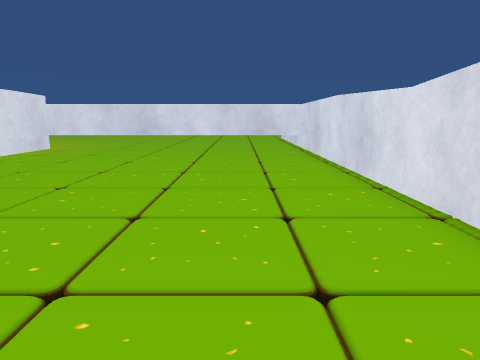
View 1 (above)

20 first-person views from a walk through a scene from a Unity 3-D project. The camera is 0.64 m above the floor, tilts 10° down and sees 70° across. The floor is counted in squares, 0.5 m on a side. Each view is taken from the middle of a square. On the plan, view 1 faces up. The plan holds only what a view shows up to about 14 squares ahead; the rest is blank. The place goes on beyond the plan. The player character is not drawn. Some animated figures are not drawn. Some surface patterns are stand-ins.

View 2
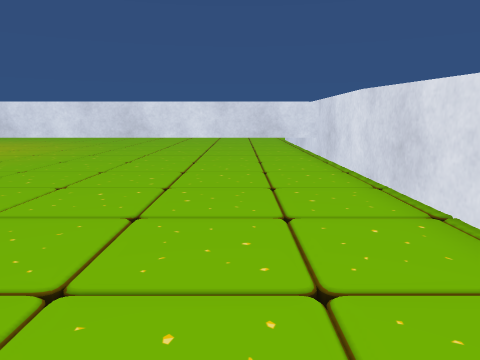

View 3
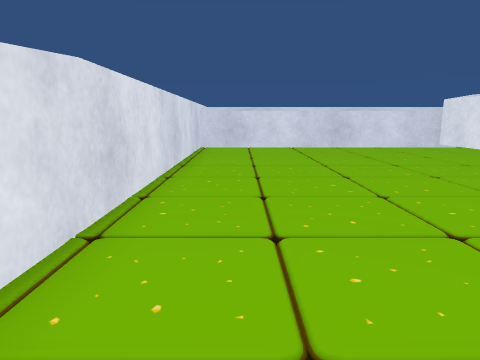

View 4
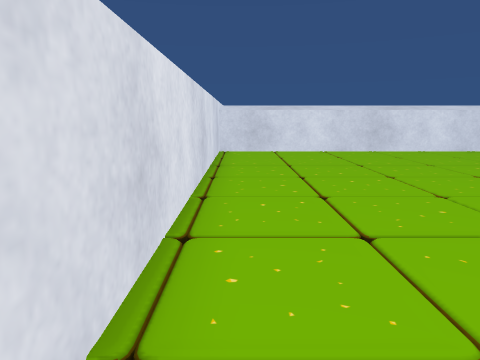

View 5
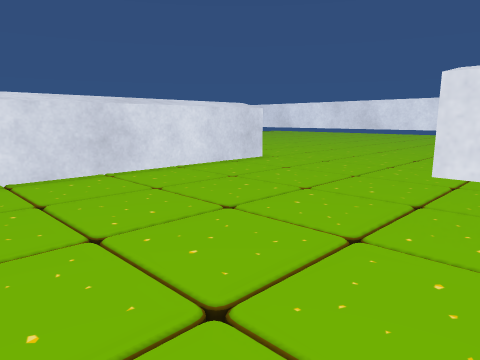

View 6
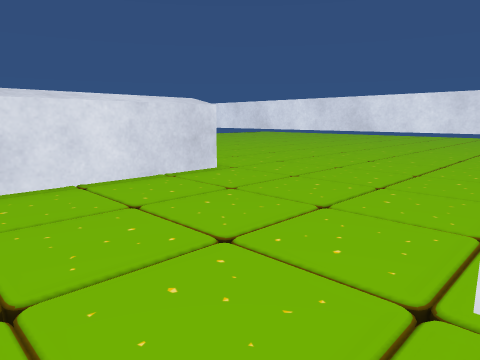

View 7
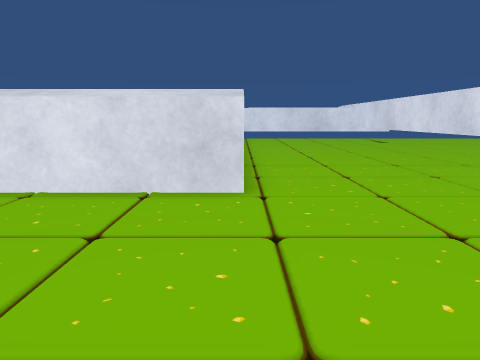

View 8
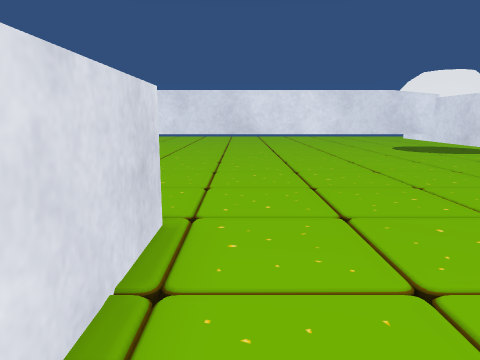

View 9
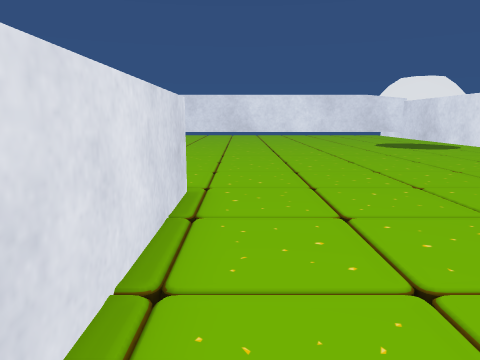

View 10
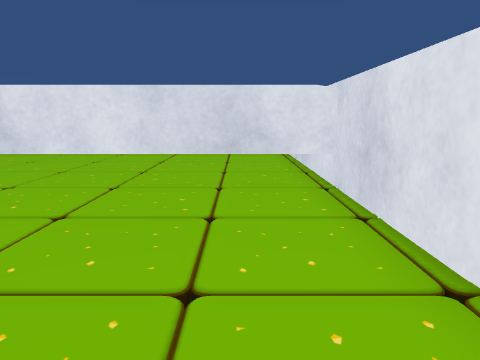

View 11
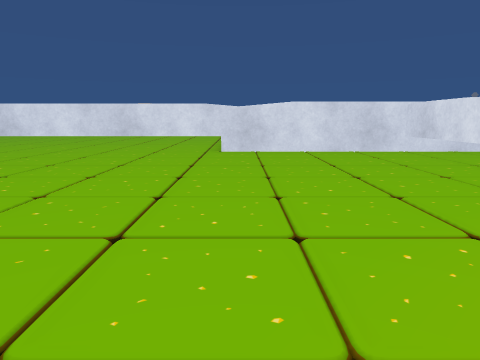

View 12
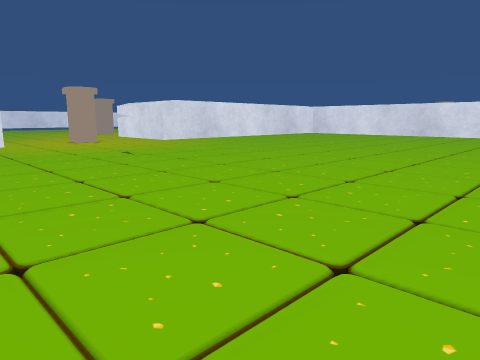

View 13
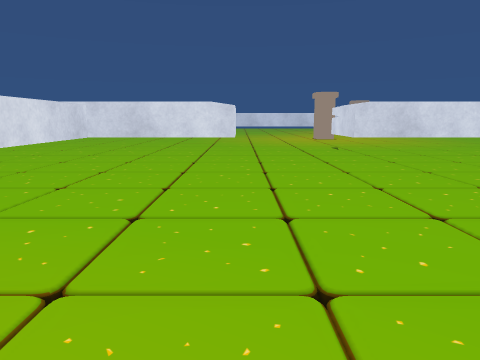

View 14
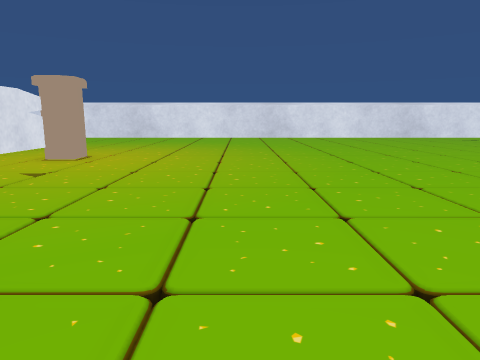

View 15
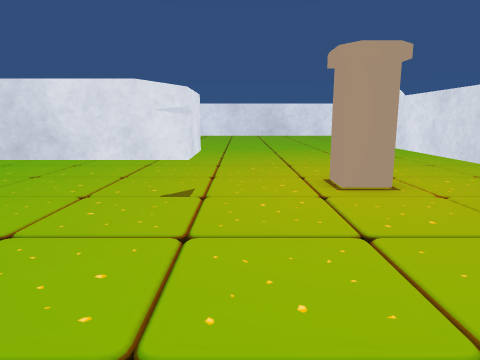

View 16
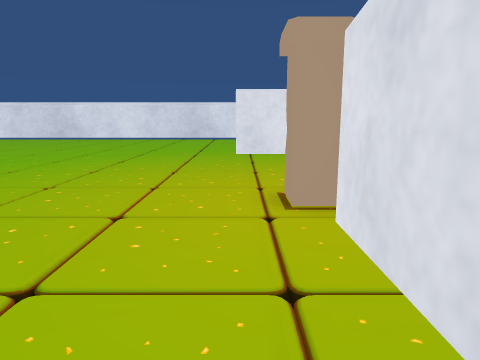

View 17
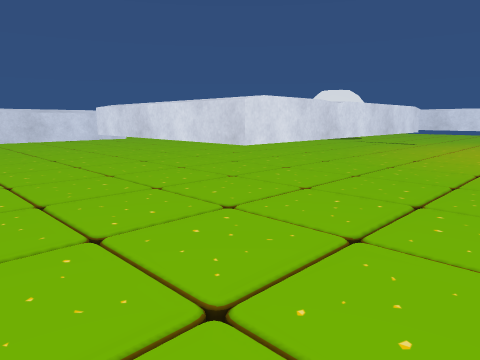

View 18
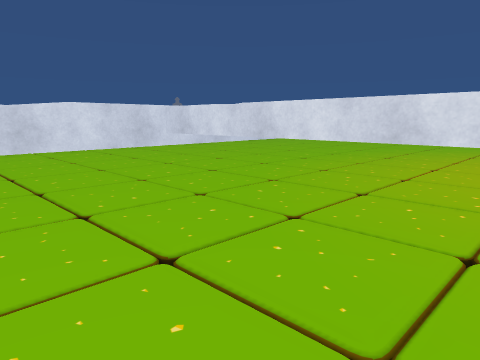

View 19
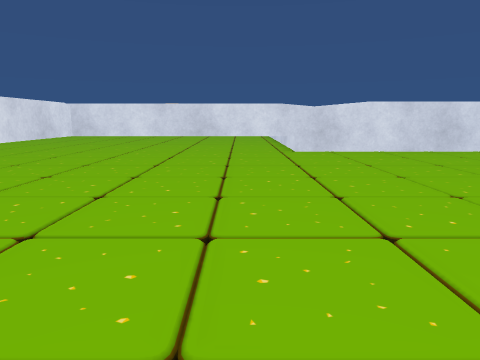

View 20
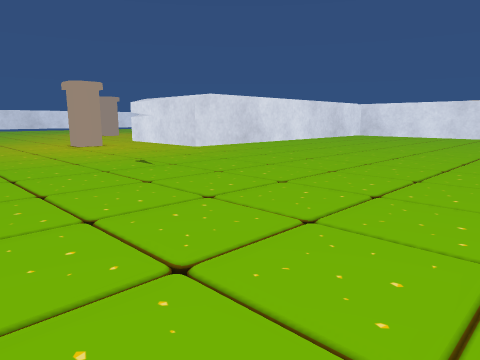

### Floor plan
Key: @ floor where view 1 was taken; . floor; ^ raised ledge; T thing the floor can be seen under or through; O other object.
Columns run from 22 left of view 1 to 3 right of it. Each row starts with its distance up from view 1.
 33       ^^^^^^^...^^^^^^^^^^
 32       ^..................^
 31       ^..................^
 30       ^..................^
 29       ^..................^
 28       ^..................^
 27       ^..................^
 26       ^..................^
 25       ^..................^
 24       ^..................^
 23       ^..................^
 22       ^..................^
 21       ^..................^
 20       ^..................^
 19       ^..................^
 18       ^..................^
 17       ^..................^
 16       ^....TTTTTTTTTTTTTT^
 15       ^OO..TTTTTTTTTTTTTT^
 14 ^^^^^^^..................^
 13 ^........................^
 12 ^........................^
 11 ^........................^
 10 ^........................^
  9 ^........................^
  8 ^....^^^^^^^^^^^^^.......^
  7 ^...             ^.......^
  6 ^..              ^.......^
  5 ^                ^.......^
  4                  ^.......^
  3                  ^.......^
  2    O.            ^.......^
  1    O.^           ^.......^
  0    ..^           ^....@..^
 -1    ^^^^^^^^^  ^^^^.......^
 -2       ^..................^
 -3       ^..................^
 -4       ^..................^
 -5       ^..................^
 -6       ^..................^
 -7       ^..................^
 -8       ^......^^^^^^^^^^^^^
 -9       ^......^^^^^^^^
-10        ......^
-11       ^......^
-12       ^......^
-13       ^......^
-14       ^......^

Where each view was taken, in squares from view 1:
view 1: 0 up, 0 right, facing up
view 2: 2 up, 0 right, facing up
view 3: 8 up, 1 right, facing down
view 4: 6 up, 2 right, facing down
view 5: 0 up, 0 right, facing down-left
view 6: 1 down, 3 left, facing down-left
view 7: 2 down, 9 left, facing down
view 8: 7 down, 5 left, facing left
view 9: 7 down, 3 left, facing left
view 10: 8 up, 1 right, facing up
view 11: 23 up, 11 left, facing right
view 12: 23 up, 12 left, facing up-right
view 13: 20 up, 10 left, facing up
view 14: 21 up, 3 left, facing left
view 15: 22 up, 12 left, facing down
view 16: 14 up, 9 left, facing left
view 17: 14 up, 2 right, facing down-left
view 18: 26 up, 12 left, facing down-right
view 19: 26 up, 11 left, facing right
view 20: 26 up, 11 left, facing up-right
